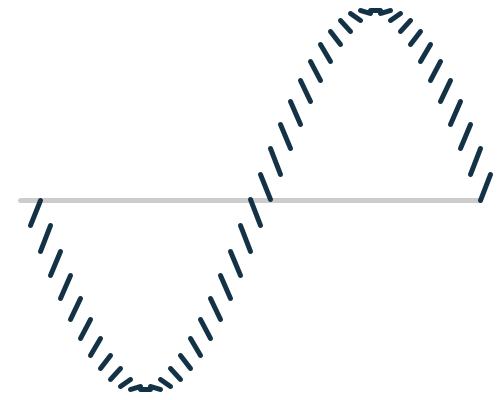
Frame 1 (no input)
Frame 60 (the mouse pressed at the canvas centre just before this capture): identical to frame 1, image omitted
Frame 120 (the mouse held since frame 60 and released just before this capture): identical to frame 1, image omitted

The Processing sketch that drew this single still picture (run headless with seeded random() and noise(); from frame 60 on, the mouse is pressed at the canvas centre):

// Processing sketch: drawALine
// ── drawALine.pde
int step =10;
float lastx = -999;
float lasty = -999;
float y =50;
int borderx = 20;
int bordery=10;


void setup(){
  size(500,400);

  strokeWeight(5);
  smooth();
  drawThings();

}
void draw(){
}

void drawThings(){
  background(255);
  stroke(204);
  line(borderx,height/2,width-borderx,height/2);
  stroke(20,50,70);
  for(int x=borderx;x<=width-borderx;x+=step){
    //y=bordery+random(height-2*bordery);
   y=height/2+(height/2-bordery)*sin(map(x,20,480,0,2*PI));
    if(lastx>-999){
      //line(x,y,lastx,lasty);
      line(x,y,lastx,lasty);
    }
    //lastx = x;
    //lastx=x+11;  // creates slightly bent organic looking veritical lines
    lastx=x+20;
    //lastx=x+10;  //creates neat vertical lines
    lasty=y;
  }
  lastx=-999;
  lasty=-999;
}
void mousePressed(){
  drawThings();
}
